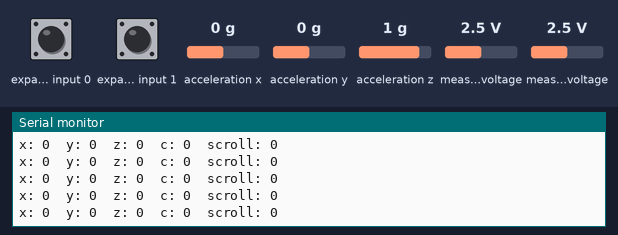
The sketch below on a simulated Arduino Leonardo, built with avr-gcc and run on an emulated ATmega32U4. On the bench: the last lines printed to the serial monitor. Wiring (inferred from the names in the program): Wii Nunchuk at I2C address 0x52. The test bench sets the inputs (shaded band); at power-on: measured voltage 2.5 V, expander input 1 HIGH, expander input 0 HIGH, acceleration x 0 g, acceleration y 0 g, acceleration z 1 g. USB keyboard and mouse output is not drawn.

Above: at 1.2 s.
1.3 s: measured voltage (sensor 201) set to 3.1 V
At 2.0 s:
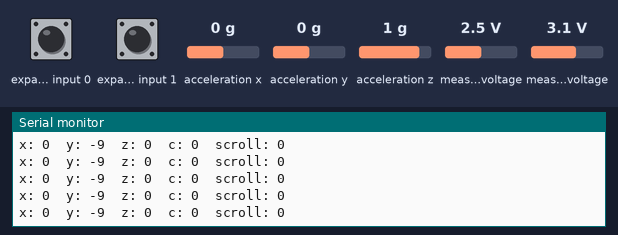
4.3 s: measured voltage (sensor 200) set to 0.1 V
At 4.9 s:
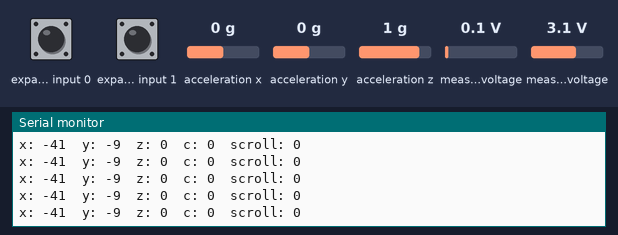
5.8 s: expander input 1 pulled LOW for 1 s
9.8 s: expander input 0 pulled LOW for 0.15 s
At 10.4 s:
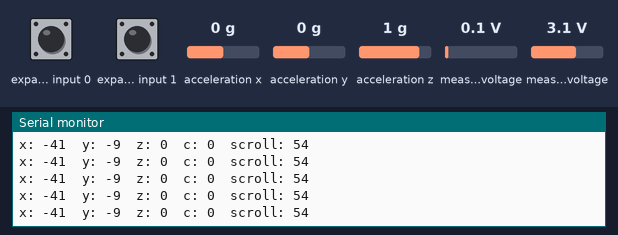
11.4 s: expander input 0 pulled LOW for 1 s
At 12.1 s:
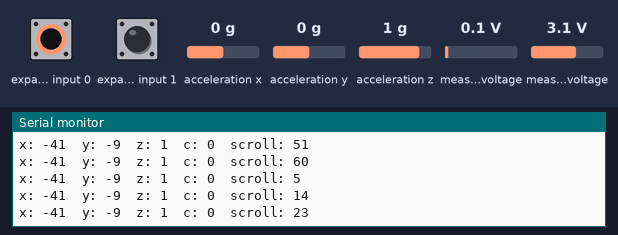
13.9 s: expander input 1 pulled LOW for 0.15 s
Timing chart, 0 to 16.5 s (numbered marks = the images above; inputs shaded):
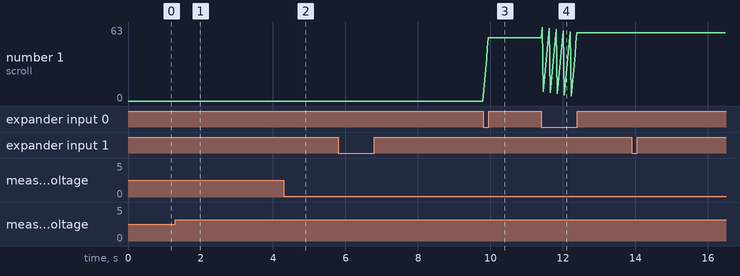

Measured:
- after the input at 1.3 s, the serial monitor: prints a new line at once (image 1)
- after the input at 4.3 s, the serial monitor: prints a new line at once (image 2)
- after the input at 9.8 s, the serial monitor: prints a new line at once (image 3)
- after the input at 11.4 s, the serial monitor: prints a new line at once (image 4)
- plotted number 1: 0 → 54 after the input at 9.8 s, 54 → 58 after the input at 11.4 s

The sketch:

nunchuck_mouse.ino
```cpp
#include <Arduino.h>
#include <Wire.h>
#include <Mouse.h>
#include "Nunchuck.h"

#define SCROLL_THRESHOLD 64
byte z, c;
int x, y;
int scroll;

void setup()
{
  Serial.begin(9600);
  Nunchuck.begin();
  Mouse.begin();
}

void loop()
{
  if (Nunchuck.read()) {

    x = (Nunchuck.joystick_x() - JOYSTICK_BASE) / 3;
    y = (JOYSTICK_BASE - Nunchuck.joystick_y()) / 3;

    z = Nunchuck.button_z();
    c = Nunchuck.button_c();

    if (abs(x) > 3 || abs(y) > 3) {
      if (z) {
        scroll -= y;
        Mouse.move(0, 0, scroll / SCROLL_THRESHOLD);
        scroll %= SCROLL_THRESHOLD;
      } else {
        Mouse.move(x, y, 0);
      }
    } else {
      scroll = 0;
    }

    if (c) {
      if (!Mouse.isPressed(MOUSE_RIGHT) || !Mouse.isPressed(MOUSE_LEFT)) {
        if (z)
          Mouse.press(MOUSE_RIGHT);
        else
          Mouse.press(MOUSE_LEFT);
      }
    } else {
      if (Mouse.isPressed(MOUSE_RIGHT))
        Mouse.release(MOUSE_RIGHT);
      else if (Mouse.isPressed(MOUSE_LEFT))
        Mouse.release(MOUSE_LEFT);
    }

    Serial.print("x: "); Serial.print(x, DEC);
    Serial.print("\ty: "); Serial.print(y, DEC);
    Serial.print("\tz: "); Serial.print((byte)z, DEC);
    Serial.print("\tc: "); Serial.print((byte)c, DEC);
    Serial.print("\tscroll: "); Serial.println(scroll, DEC);
  }

  delay(25);
}
```

Nunchuck.h
```cpp
#ifndef NUNCHUCK_H
#define NUNCHUCK_H

#define JOYSTICK_BASE 130

static uint8_t nunchuck_data[6];

class Nunchuck_ {
private:
  void send_request() {
    Wire.beginTransmission(0x52);
    Wire.write((uint8_t)0x00);
    Wire.endTransmission();
  }

  char decode_byte (char x) {
    return (x ^ 0x17) + 0x17;
  }

public:
  void begin() {
    Wire.begin();
    Wire.beginTransmission(0x52);
    Wire.write((uint8_t)0x40);
    Wire.write((uint8_t)0x00);
    Wire.endTransmission();
  }

  int read() {
      int cnt = 0;
      Wire.requestFrom(0x52, 6);
      while (Wire.available()) {
          nunchuck_data[cnt] = decode_byte(Wire.read());
          cnt++;
      }
      send_request();  // send request for next data payload
      // If we recieved the 6 bytes, then go print them
      if (cnt >= 5) {
          return 1;   // success
      }
      return 0; //failure
  }

  int button_z() {
    return !((nunchuck_data[5] >> 0) & 1);
  }

  int button_c() {
    return !((nunchuck_data[5] >> 1) & 1);
  }

  int joystick_x() {
    return nunchuck_data[0];
  }

  int joystick_y() {
    return nunchuck_data[1];
  }
};

extern Nunchuck_ Nunchuck;

#endif
```
